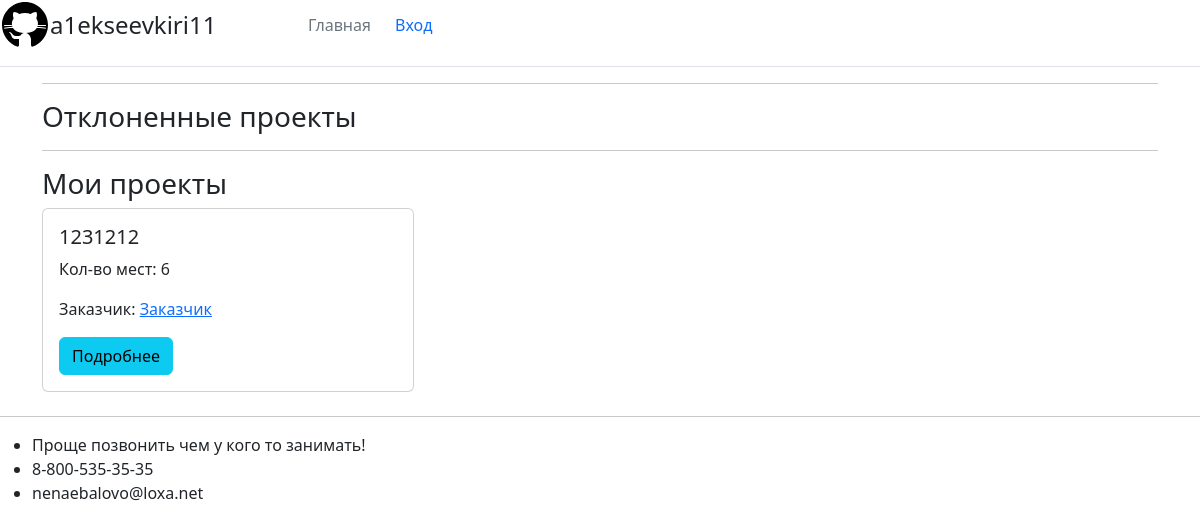
/account/profileCustomer/Заказчик, run on an earlier commit of the app's database.
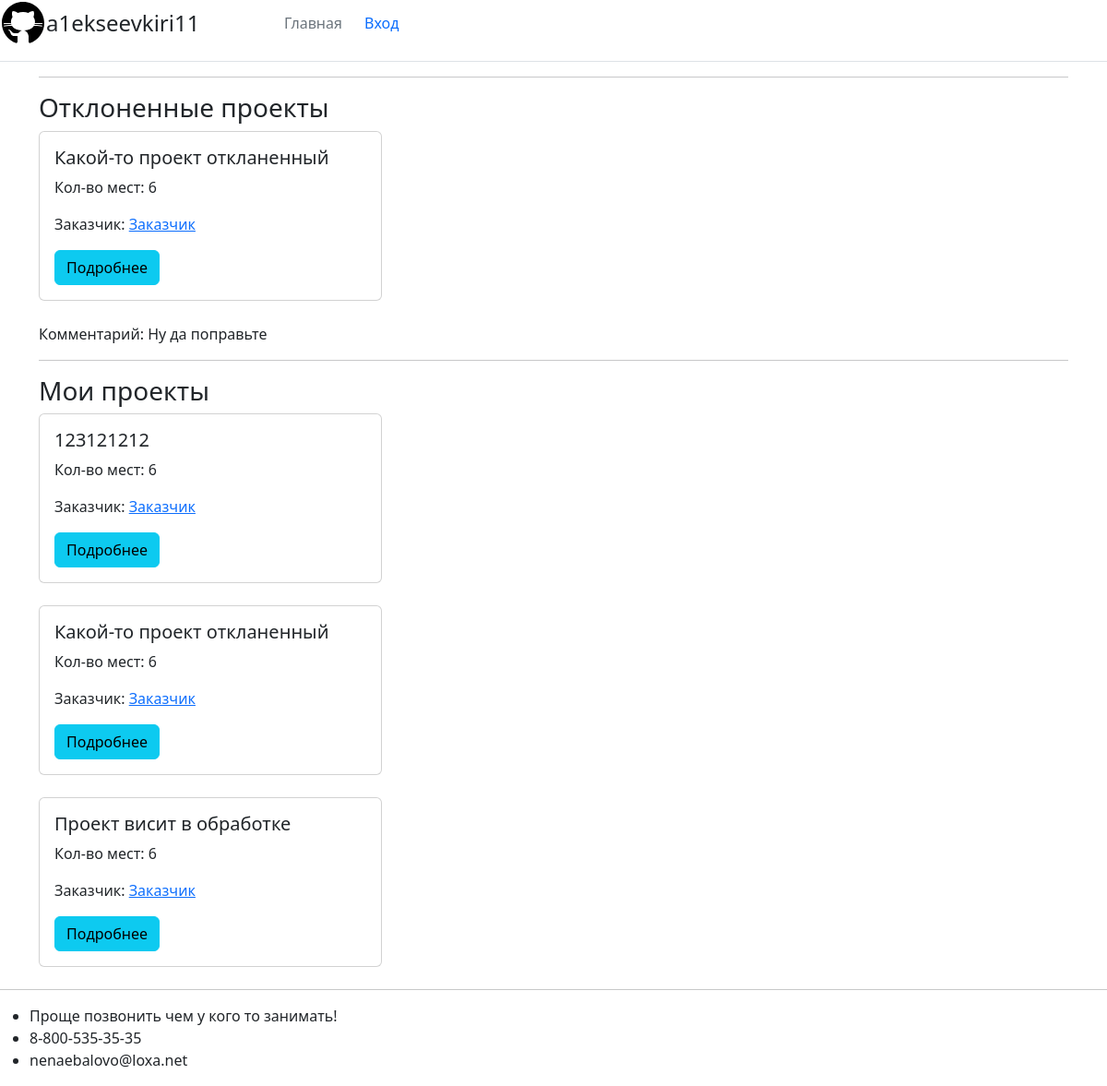
And on a later commit of the database.
### showcase_projects/models.py (models this page shows, shortened)
class Project(models.Model):
    STATUS_CHOICES = [
        ('accepted', 'Принят'),
        ('processing', 'В обработке'),
        ('rejected', 'Отклонен'),
    ]
    title = models.CharField(max_length=100)
    status = models.CharField(max_length=20, choices=STATUS_CHOICES, default='processing')
    place = models.IntegerField(default=6)
    customer = models.ForeignKey(Profile, on_delete=models.CASCADE, related_name='customer')
    lecturer = models.ForeignKey(Profile, on_delete=models.CASCADE, default=None, null=True, blank=True, related_name='lecturer')

class RejectionComment(models.Model):
    project = models.OneToOneField(Project, on_delete=models.CASCADE, related_name='rejection_comment')
    comment = models.TextField()

### registration/models.py (models this page shows, shortened)
class Profile(models.Model):
    user = models.OneToOneField(
        User, on_delete=models.CASCADE,
    )

### registration/views.py (the view, shortened to what this page needs)
# urls.py: path('profileCustomer/<str:username>', registration_views.CustomerProfile.as_view(), name='profileCustomer'),
class CustomerProfile(ListView, UserPassesTestMixin):
    model = Project
    template_name = 'registration/profileCustomer.html'
    context_object_name = 'projects'
    def get_context_data(self, **kwargs):
        context = super().get_context_data(**kwargs)
        context['showButtonCreateProject'] = canAddProject(self.request.user)
        return context
    def get_queryset(self):
        user = get_object_or_404(Profile, user__username=self.kwargs.get('username'))
        return Project.objects.filter(customer=user)

### showcase_projects/pernission.py (called while the page is built)
def canAddProject(user):
    return user.has_perm('showcase_projects.add_project')

### registration/templates/registration/profileCustomer.html (shortened to what this page needs)
{% extends "showcase_projects/base.html" %}
{% block content %}
{% if projects %}
    <hr>
    <h3>Отклоненные проекты</h3>
    {% for project in projects %}
        {% if project.status == 'rejected' %}
            {% include "showcase_projects/project_card.html" %}
        {% endif %}
        {% if project.rejection_comment %}
            <p>Комментарий: {{ project.rejection_comment.comment }}</p>
        {% endif %}
    {% endfor %}
    <hr>
    <h3>Мои проекты</h3>
    {% for project in projects %}
        {% include "showcase_projects/project_card.html" %}
    {% endfor %}
{% endif %}
{% endblock content %}

### showcase_projects/templates/showcase_projects/base.html (shortened to what this page needs)
{% load static %}
<!DOCTYPE html>
<html lang="en">
<head>
    <link href="https://cdn.jsdelivr.net/npm/bootstrap@5.3.2/dist/css/bootstrap.min.css" rel="stylesheet"
>
</head>
<body>
    <header>
        <div class="d-flex flex-column flex-md-row align-items-center pb-3 border-bottom">
            <a href="/" class="d-flex align-items-center col-md-3 mb-2 mb-md-0 text-dark text-decoration-none">
                <img src="{% static "showcase_projects/img/github.svg" %}" id="logo">
                <span class="fs-4">a1ekseevkiri11</span>
            </a>
            <ul class="nav nav-pills">
                <li class="nav-item">
                    <a href="{% url 'home' %}" class="nav-link px-2 link-secondary">Главная</a>
                </li>
            </ul>
            <div class="nav nav-pills">
                {% if user.is_authenticated %}
                <a class="nav-item nav-link" href="{% url 'profile' %}">Профиль</a>
                <form method="post" action="{% url 'logout' %}">
                    {% csrf_token %}
                    <button class="nav-item nav-link" type="submit">Выход</button>
                </form>
                {% else %}
                    <a class="nav-item nav-link" href="{% url 'login' %}">Вход</a>
                {% endif %}
            </div>
        </div>
    </header>
    <main role="main" class="container">
        {% block content %}{% endblock %}
    </main>
    <footer>
        <hr>
        <ul>
            <li>Проще позвонить чем у кого то занимать!</li>
            <li>8-800-535-35-35</li>
            <li>nenaebalovo@loxa.net</li>
        </ul>
    </footer>
</body>
</html>

### showcase_projects/templates/showcase_projects/project_card.html
<div class="col-md-4 mb-4">
    <div class="card">
        <div class="card-body">
            <h5 class="card-title">{{ project.title }}</h5>
            <p class="card-text">Кол-во мест: {{ project.place }}</p>
            <p class="card-text">Заказчик:
                <a href="{% url 'project-user' project.customer.user.username %}" class="card-text">{{ project.customer.user.username }}</a>
            </p>
            <a href="{% url 'project-detail' project.id %}" class="btn btn-info">Подробнее</a>
        </div>
    </div>
</div>

What changed in the data, as far as the page shows it:
added Project: title "Какой-то проект откланенный", place "6", customer.user.username "Заказчик", rejection_comment.comment "Ну да поправьте"
changed Project (number 2 of 3 on the later page): title "1231212" → "123121212"
added Project: title "Проект висит в обработке", place "6", customer.user.username "Заказчик", shown under "Мои проекты"
